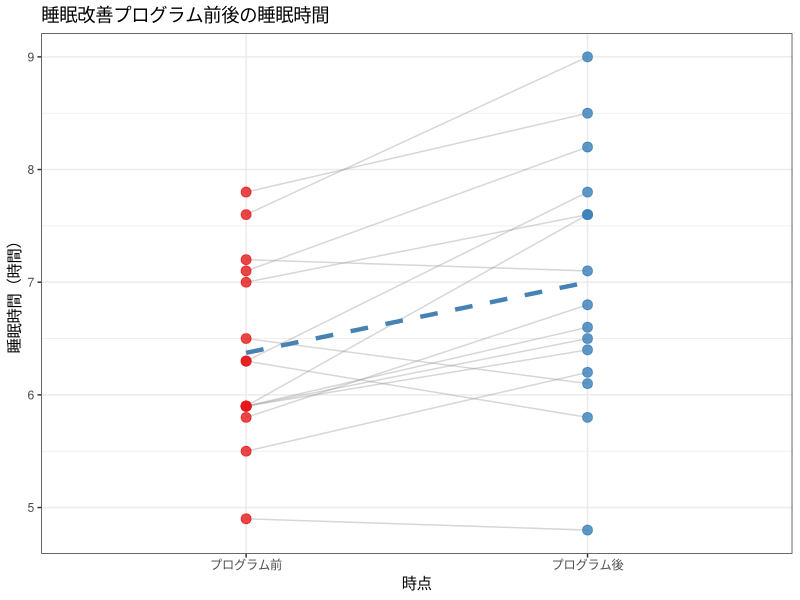

Reproduce this figure in R.
## ---- chunk 1
knitr::opts_chunk$set(echo = TRUE, warning = FALSE, message = FALSE,
                      fig.width = 7, fig.height = 4)
library(tidyverse)

# 図の日本語が文字化けしないようにする（ragg があるときだけ有効にする）
if (requireNamespace("ragg", quietly = TRUE)) {
  knitr::opts_chunk$set(dev = "ragg_png")
}
## ---- chunk 2
library(tidyverse)
## ---- chunk 3
# 架空データ：睡眠改善プログラム前後の睡眠時間（時間）
set.seed(42)
n <- 15
sleep_data <- tibble(
  id     = 1:n,
  before = round(rnorm(n, mean = 6.0, sd = 0.8), 1),
  after  = round(before + rnorm(n, mean = 0.8, sd = 0.5), 1)
)
sleep_data
## ---- chunk 4
# 基本統計量
sleep_data |>
  summarise(
    mean_before = mean(before),
    sd_before   = sd(before),
    mean_after  = mean(after),
    sd_after    = sd(after),
    mean_diff   = mean(after - before)
  )
## ---- chunk 5
sleep_data
## ---- chunk 6
# pivot_longer でワイド → ロングに変換
sleep_long <- sleep_data |>
  pivot_longer(
    cols      = c(before, after),   # 変換する列
    names_to  = "time",             # 時点を入れる新しい列名
    values_to = "sleep"             # 値を入れる新しい列名
  ) |>
  mutate(time = factor(time, levels = c("before", "after"),
                       labels = c("プログラム前", "プログラム後")))
sleep_long
## ---- chunk 7
# 可視化（対応あり：同じ人をつなぐ線を引く）
ggplot(sleep_long, aes(x = time, y = sleep, group = id)) +
  geom_line(alpha = 0.4, color = "gray60") +
  geom_point(aes(color = time), size = 3, alpha = 0.8) +
  stat_summary(aes(group = 1), fun = mean, geom = "line",
               linewidth = 1.5, color = "steelblue", linetype = "dashed") +
  scale_color_brewer(palette = "Set1") +
  labs(title = "睡眠改善プログラム前後の睡眠時間",
       x = "時点", y = "睡眠時間（時間）", color = "時点") +
  theme_bw() +
  theme(legend.position = "none")
## ---- chunk 8
# 方法1：paired = TRUE を指定
t.test(sleep_data$after, sleep_data$before, paired = TRUE)
## ---- chunk 9
# 方法2：差分ベクトルを作って1標本t検定として実行（同じ結果）
diff_sleep <- sleep_data$after - sleep_data$before
t.test(diff_sleep, mu = 0)
## ---- chunk 10
d_paired <- mean(diff_sleep) / sd(diff_sleep)
round(d_paired, 2)
## ---- chunk 11
# 対応なし（誤った分析）
t.test(sleep_data$after, sleep_data$before, paired = FALSE)
## ---- chunk 12
# ロング → ワイドに戻す
sleep_long |>
  pivot_wider(
    id_cols    = id,
    names_from  = time,
    values_from = sleep
  )
## ---- chunk 13
# 架空データ：3名の授業前後の不安度スコア
anxiety_data <- tibble(
  id     = c("A", "B", "C"),
  pre    = c(7, 5, 8),
  post   = c(4, 3, 6)
)
anxiety_data
